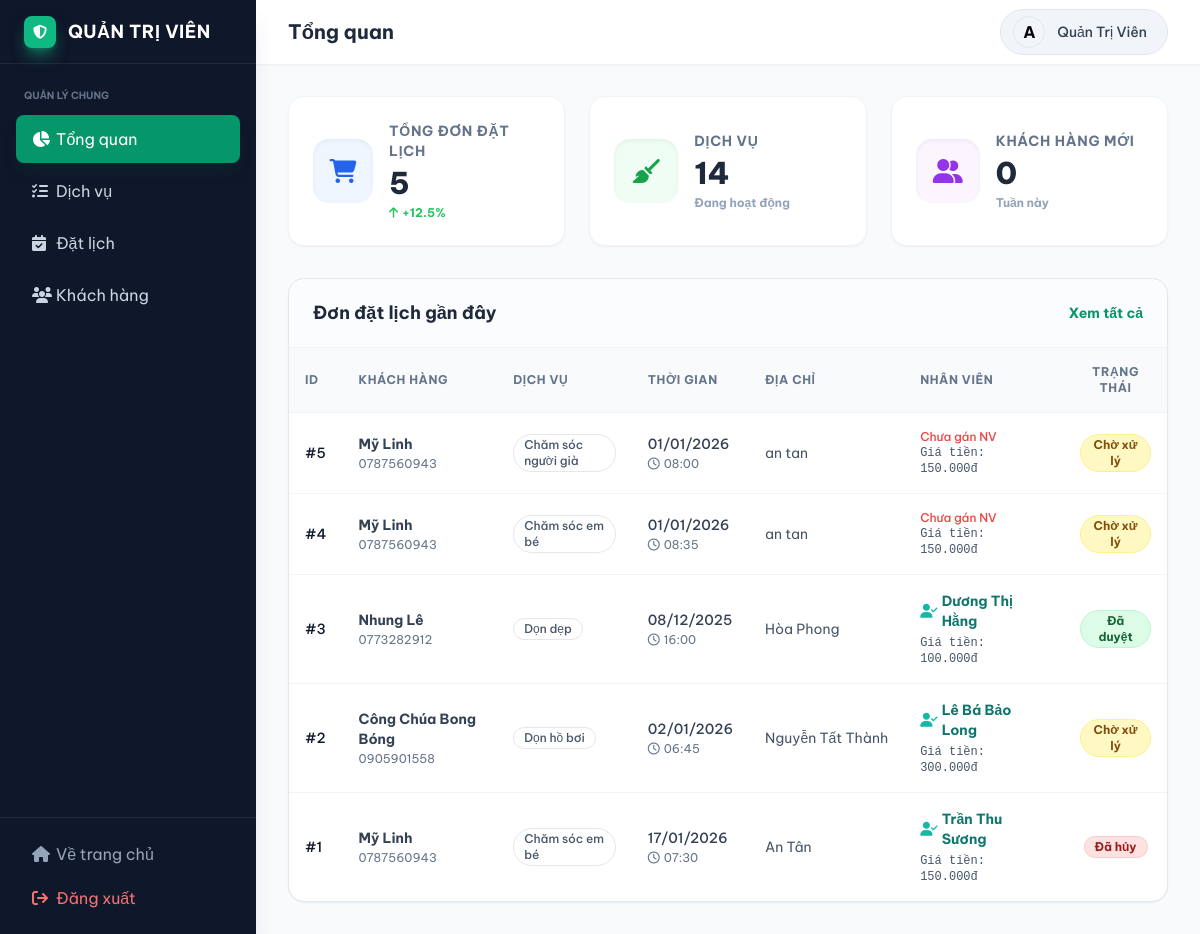
/admin/index.php (signed in), run on the app's committed database.
### tables this page shows
CREATE TABLE `bookings` (
  `id` int(11) NOT NULL,
  `user_id` int(11) DEFAULT NULL,
  `staff_id` int(11) DEFAULT NULL,
  `service_id` int(11) DEFAULT NULL,
  `customer_name` varchar(100) DEFAULT NULL,
  `customer_phone` varchar(20) DEFAULT NULL,
  `total_amount` decimal(10,2) DEFAULT 0.00,
  `booking_date` date DEFAULT NULL,
  `start_time` time DEFAULT NULL,
  `address` text DEFAULT NULL,
  `note` text DEFAULT NULL,
  `status` enum('pending','confirmed','completed','cancelled') DEFAULT 'pending',
  `created_at` timestamp NOT NULL DEFAULT current_timestamp()
);

CREATE TABLE `users` (
  `id` int(11) NOT NULL,
  `name` varchar(255) DEFAULT NULL,
  `email` varchar(100) DEFAULT NULL,
  `password` varchar(255) DEFAULT NULL,
  `role` varchar(20) DEFAULT 'user',
  `created_at` timestamp NOT NULL DEFAULT current_timestamp()
);

CREATE TABLE `services` (
  `id` int(11) NOT NULL,
  `name` varchar(100) NOT NULL,
  `description` text DEFAULT NULL,
  `price_text` varchar(50) DEFAULT NULL,
  `price_value` decimal(10,2) NOT NULL,
  `icon` varchar(50) DEFAULT NULL,
  `bg_color` varchar(50) DEFAULT 'bg-brand-50',
  `text_color` varchar(50) DEFAULT 'text-brand-600',
  `created_at` timestamp NOT NULL DEFAULT current_timestamp()
);

CREATE TABLE `staff` (
  `id` int(11) NOT NULL,
  `name` varchar(100) NOT NULL,
  `gender` enum('Nam','Nữ') NOT NULL,
  `age` int(11) NOT NULL,
  `rating` decimal(2,1) DEFAULT 5.0,
  `service_names` text DEFAULT NULL,
  `price` decimal(10,2) NOT NULL,
  `image` varchar(255) DEFAULT 'default.jpg',
  `is_available` tinyint(1) DEFAULT 1,
  `created_at` timestamp NOT NULL DEFAULT current_timestamp()
);

### admin/index.php (the view, shortened to what this page needs)
<?php
$database = new Database();
$db = $database->getConnection();
$db->setAttribute(PDO::ATTR_ERRMODE, PDO::ERRMODE_EXCEPTION);
$totalBookings = 0;
$totalServices = 0;
$newCustomersThisWeek = 0;
$recentBookings = [];
try {
    $stmt = $db->prepare("SELECT COUNT(*) FROM bookings");
    $stmt->execute();
    $totalBookings = $stmt->fetchColumn();
    $stmt = $db->prepare("SELECT COUNT(*) FROM services");
    $stmt->execute();
    $totalServices = $stmt->fetchColumn();
    $sevenDaysAgo = date('Y-m-d H:i:s', strtotime('-7 days'));
    $stmt = $db->prepare("SELECT COUNT(*) FROM users WHERE (role = 'user' OR role = 'customer') AND created_at >= :sevenDaysAgo");
    $stmt->bindParam(':sevenDaysAgo', $sevenDaysAgo);
    $stmt->execute();
    $newCustomersThisWeek = $stmt->fetchColumn();
    $query = "SELECT b.id, b.booking_date, b.start_time, b.address, b.status,
                      u.name as user_name, b.customer_phone as customer_phone,
                      s.name as service_name,
                      st.name as staff_name,
                      b.total_amount
             FROM bookings b
             LEFT JOIN users u ON b.user_id = u.id
             LEFT JOIN services s ON b.service_id = s.id
             LEFT JOIN staff st ON b.staff_id = st.id
             ORDER BY b.created_at DESC LIMIT 10";
    $stmt = $db->prepare($query);
    $stmt->execute();
    $recentBookings = $stmt->fetchAll(PDO::FETCH_ASSOC);
} catch (Exception $e) {
    $dbError = $e->getMessage();
    error_log("Admin Index Error: " . $dbError);
}
?>
<!DOCTYPE html>
<html lang="vi">
<head>
    <script src="https://cdn.tailwindcss.com"></script>
    <link href="https://cdnjs.cloudflare.com/ajax/libs/font-awesome/6.4.0/css/all.min.css" rel="stylesheet">
</head>
<body class="bg-slate-50 flex h-screen overflow-hidden">
    <?php include __DIR__ . '/includes/sidebar.php'; ?>
    <div class="flex-1 flex flex-col min-w-0 bg-white">
         <?php include __DIR__ . '/includes/header.php'; ?>
        <main class="flex-1 overflow-y-auto p-6 lg:p-8 bg-slate-50">
            <div class="grid grid-cols-1 md:grid-cols-3 gap-6 mb-8">
                <div class="bg-white p-6 rounded-2xl shadow-sm border border-slate-100 flex items-center justify-between hover:shadow-md transition">
                    <div class="flex items-center gap-4">
                        <div class="w-16 h-16 rounded-2xl bg-blue-50 text-blue-600 flex items-center justify-center text-2xl shadow-inner"><i class="fa-solid fa-cart-shopping"></i></div>
                        <div>
                            <p class="text-slate-500 text-sm font-bold uppercase tracking-wider mb-1">Tổng đơn đặt lịch</p>
                            <h3 class="text-3xl font-extrabold text-slate-800"><?php echo number_format($totalBookings); ?></h3>
                            <p class="text-green-500 text-xs font-bold mt-1 flex items-center"><i class="fa-solid fa-arrow-up mr-1"></i> +12.5%</p>
                        </div>
                    </div>
                </div>
                <div class="bg-white p-6 rounded-2xl shadow-sm border border-slate-100 flex items-center justify-between hover:shadow-md transition">
                    <div class="flex items-center gap-4">
                        <div class="w-16 h-16 rounded-2xl bg-green-50 text-green-600 flex items-center justify-center text-2xl shadow-inner"><i class="fa-solid fa-broom"></i></div>
                        <div>
                            <p class="text-slate-500 text-sm font-bold uppercase tracking-wider mb-1">Dịch vụ</p>
                            <h3 class="text-3xl font-extrabold text-slate-800"><?php echo number_format($totalServices); ?></h3>
                            <p class="text-slate-400 text-xs font-bold mt-1">Đang hoạt động</p>
                        </div>
                    </div>
                </div>
                <div class="bg-white p-6 rounded-2xl shadow-sm border border-slate-100 flex items-center justify-between hover:shadow-md transition">
                    <div class="flex items-center gap-4">
                        <div class="w-16 h-16 rounded-2xl bg-purple-50 text-purple-600 flex items-center justify-center text-2xl shadow-inner"><i class="fa-solid fa-user-group"></i></div>
                        <div>
                            <p class="text-slate-500 text-sm font-bold uppercase tracking-wider mb-1">Khách hàng mới</p>
                            <h3 class="text-3xl font-extrabold text-slate-800"><?php echo number_format($newCustomersThisWeek); ?></h3>
                            <p class="text-slate-400 text-xs font-bold mt-1">Tuần này</p>
                        </div>
                    </div>
                </div>
            </div>
            <div class="bg-white rounded-2xl shadow-sm border border-slate-200 overflow-hidden">
                <div class="px-6 py-5 border-b border-slate-100 flex justify-between items-center bg-slate-50/50">
                    <h3 class="font-bold text-slate-800 text-lg">Đơn đặt lịch gần đây</h3>
                    <a href="/GiupViecNhanh/admin/bookings.php" class="text-brand-600 text-sm font-bold hover:text-brand-700 hover:underline transition">Xem tất cả</a>
                </div>
                <div class="table-container">
                    <table class="w-full text-left border-collapse">
                        <thead class="bg-slate-50 text-slate-500 text-xs uppercase font-bold tracking-wider">
                            <tr>
                                <th class="p-4 border-b border-slate-100">ID</th>
                                <th class="p-4 border-b border-slate-100">Khách hàng</th>
                                <th class="p-4 border-b border-slate-100">Dịch vụ</th>
                                <th class="p-4 border-b border-slate-100">Thời gian</th>
                                <th class="p-4 border-b border-slate-100">Địa chỉ</th>
                                <th class="p-4 border-b border-slate-100 w-40">Nhân viên</th>
                                <th class="p-4 border-b border-slate-100 text-center">Trạng thái</th>
                            </tr>
                        </thead>
                        <tbody class="divide-y divide-slate-100 text-sm">
                            <?php if (count($recentBookings) > 0): ?>
                                <?php foreach ($recentBookings as $row):
                                    $displayName = !empty($row['user_name']) ? $row['user_name'] : 'Khách vãng lai';
                                    $rawStatus = $row['status'] ?? 'pending';
                                    $dbStatus = strtolower(trim($rawStatus));
                                    $statusClass = 'bg-yellow-100 text-yellow-800 border-yellow-200';
                                    $statusLabel = 'Chờ xử lý';
                                    if ($dbStatus == 'confirmed') {
                                        $statusClass = 'bg-green-100 text-green-800 border-green-200';
                                        $statusLabel = 'Đã duyệt';
                                    } elseif ($dbStatus == 'cancelled') {
                                        $statusClass = 'bg-red-100 text-red-800 border-red-200';
                                        $statusLabel = 'Đã hủy';
                                    }
                                    $staffName = $row['staff_name'] ?? null;
                                    $totalAmount = number_format((float)($row['total_amount'] ?? 0), 0, ',', '.') . 'đ';
                                ?>
                                    <tr class="hover:bg-slate-50 transition duration-150">
                                        <td class="p-4 font-medium text-slate-900">#<?php echo $row['id']; ?></td>
                                        <td class="p-4">
                                            <div class="font-bold text-slate-700"><?php echo htmlspecialchars($displayName); ?></div>
                                            <?php if(!empty($row['customer_phone'])): ?>
                                                <div class="text-xs text-slate-500 mt-0.5"><?php echo htmlspecialchars($row['customer_phone']); ?></div>
                                            <?php endif; ?>
                                        </td>
                                        <td class="p-4 text-slate-600">
                                            <span class="inline-flex items-center px-2.5 py-0.5 rounded-full text-xs font-medium bg-brand-50 text-brand-700 border border-brand-100">
                                                <?php echo htmlspecialchars($row['service_name'] ?? 'Dịch vụ đã xóa'); ?>
                                            </span>
                                        </td>
                                        <td class="p-4">
                                            <div class="text-slate-700 font-medium"><?php echo isset($row['booking_date']) ? date('d/m/Y', strtotime($row['booking_date'])) : '--'; ?></div>
                                            <div class="text-xs text-slate-500 mt-0.5"><i class="fa-regular fa-clock mr-1"></i><?php echo isset($row['start_time']) ? date('H:i', strtotime($row['start_time'])) : '--:--'; ?></div>
                                        </td>
                                        <td class="p-4 text-slate-600 truncate max-w-xs" title="<?php echo htmlspecialchars($row['address'] ?? ''); ?>">
                                            <?php echo htmlspecialchars($row['address'] ?? ''); ?>
                                        </td>
                                        <td class="p-4 text-xs">
                                            <?php if (!empty($staffName)): ?>
                                                <div class="text-sm font-bold text-teal-700 mb-1 flex items-center">
                                                    <i class="fa-solid fa-user-check mr-1 text-teal-500"></i> <?php echo htmlspecialchars($staffName); ?>
                                                </div>
                                                <div class="text-xs font-mono text-slate-600">
                                                    Giá tiền: <?php echo $totalAmount; ?>
                                                </div>
                                            <?php else: ?>
                                                <div class="text-xs text-red-500 font-medium">
                                                    Chưa gán NV
                                                </div>
                                                <div class="text-xs font-mono text-slate-600">
                                                    Giá tiền: <?php echo $totalAmount; ?>
                                                </div>
                                            <?php endif; ?>
                                        </td>
                                        <td class="p-4 text-center">
                                            <span class="inline-flex items-center px-2.5 py-0.5 rounded-full text-xs font-bold border <?php echo $statusClass; ?>">
                                                <?php echo htmlspecialchars($statusLabel); ?>
                                            </span>
                                        </td>
                                    </tr>
                                <?php endforeach; ?>
                            <?php endif; ?>
                        </tbody>
                    </table>
                </div>
            </div>
        </main>
    </div>
</body>
</html>

### admin/index.php (style rules this page uses)
body { font-family: 'Be Vietnam Pro', sans-serif; }
.table-container { overflow-x: auto; }

### data on the page
bookings: id "5", user.name "Mỹ Linh", customer_phone "0787560943", service.name "Chăm sóc người già", booking_date "01/01/2026", start_time "08:00", address "an tan", total_amount "150.000đ", statusLabel "Chờ xử lý"
bookings: id "4", user.name "Mỹ Linh", customer_phone "0787560943", service.name "Chăm sóc em bé", booking_date "01/01/2026", start_time "08:35", address "an tan", total_amount "150.000đ", statusLabel "Chờ xử lý"
bookings: id "3", user.name "Nhung Lê", customer_phone "0773282912", service.name "Dọn dẹp", booking_date "08/12/2025", start_time "16:00", address "Hòa Phong", staff.name "Dương Thị Hằng", total_amount "100.000đ", status "Đã duyệt"
bookings: id "2", user.name "Công Chúa Bong Bóng", customer_phone "0905901558", service.name "Dọn hồ bơi", booking_date "02/01/2026", start_time "06:45", address "Nguyễn Tất Thành", staff.name "Lê Bá Bảo Long", total_amount "300.000đ", statusLabel "Chờ xử lý"
bookings: id "1", user.name "Mỹ Linh", customer_phone "0787560943", service.name "Chăm sóc em bé", booking_date "17/01/2026", start_time "07:30", address "An Tân", staff.name "Trần Thu Sương", total_amount "150.000đ", status "Đã hủy"

### other printed values
$page_title "Tổng quan"
$_SESSION['user']['name'] "Quản Trị Viên"
$totalBookings "5"
$totalServices "14"
$newCustomersThisWeek "0"
